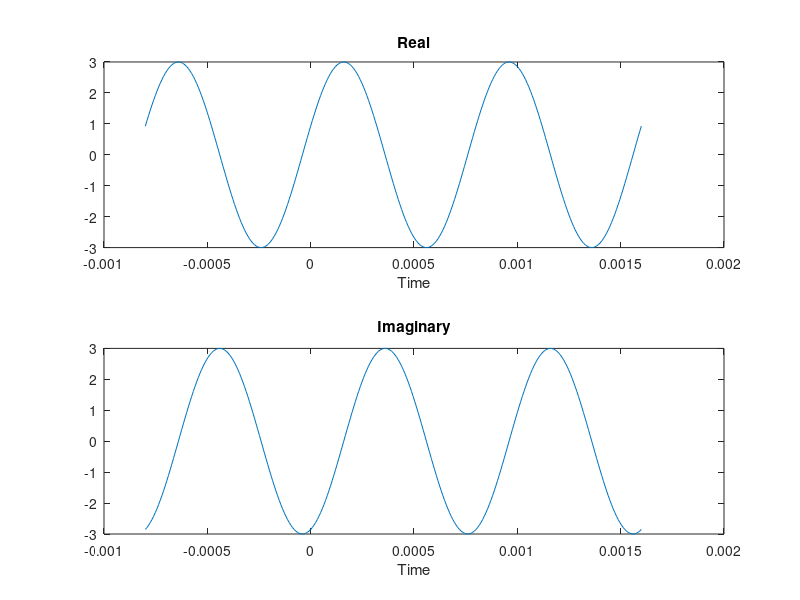

Write MATLAB code to recreate this figure.
A = 3;
phi = -.4*pi;
w0 = 2*pi*1250;
t = [-1/1250:1/125000:2/1250];

x = A*exp(j*(w0*t+phi));

subplot(2,1,1),plot(t,real(x)),title('Real'),xlabel('Time')
subplot(2,1,2),plot(t,imag(x)),title('Imaginary'),xlabel('Time')

[x y] = ginput(2);
magnitude = y
angle = - x*180/pi*2*pi*1250
